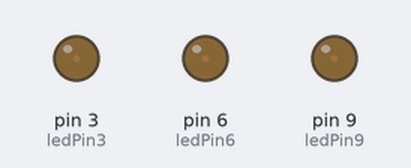
This sketch was run on a simulated Arduino Uno, built with avr-gcc and run on an emulated ATmega328P. Shown: output pins drawn as LEDs (lit = HIGH).

Above: at 0.1 s.
At 2.6 s:
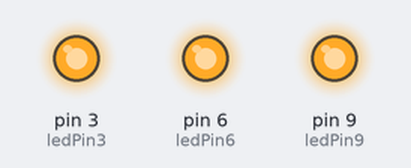
At 9.7 s:
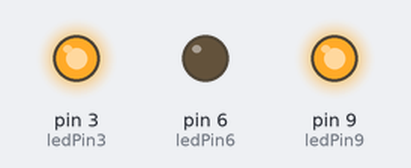
At 13.3 s:
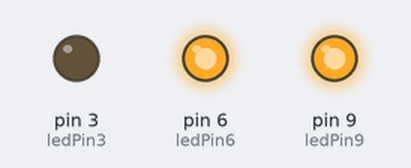
At 24.28 s:
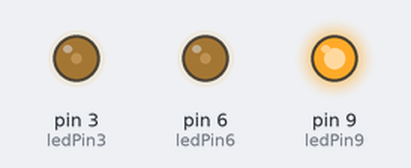
At 35.6 s:
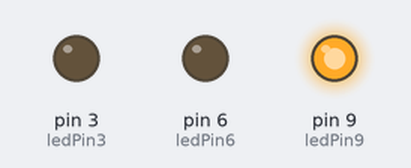
Timing chart, 0 to 40.0 s (numbered marks = the images above):
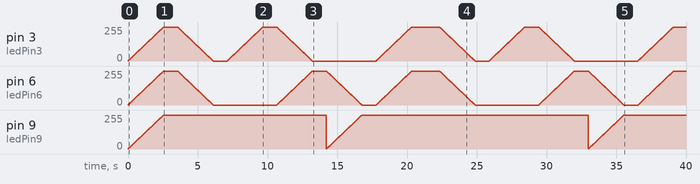

The sketch:

Mushrooms3.ino
```cpp
/*
 Fading for the mushroomlamp

 */

int ledPin3 = 3;
int ledPin6 = 6;
int ledPin9 = 9;    // LED connected to digital pin 9,6 and 3
int steps = 1;
int x = 0;
int y = 0;
int z = 0;

void setup() {
  do {
    pinMode (ledPin3, OUTPUT);
    pinMode (ledPin6, OUTPUT);
    pinMode (ledPin9, OUTPUT);
    x = x + steps;
    analogWrite (ledPin3, x);
    analogWrite (ledPin6, x);
    analogWrite (ledPin9, x);
    delay (10);
  }
  while (x!=255);
}

void loop() {
  x = 255;
  y = 255;
  delay (1000);

  do {
    x = x - steps;
    y = y - steps;
    analogWrite (ledPin3, x);
    analogWrite (ledPin6, y);
    delay (10);
  }
  while (x!=0 && y!=0);
  delay (1000);
  x = 0;
  y = 0;
   /* 3 = 0
     * 6 = 0
     * 9 = 255
     */

  do {
    x = x - steps;
    y = y + steps;
    analogWrite (ledPin9, x);
    analogWrite (ledPin3, y);
    delay (10);

  }
  while (x!=0 && y!=255);
  delay (1000);
  x = 0;
  y = 255;
  /* 3 = 255
     * 6 = 0
     * 9 = 0
     */

  do {
    x = x + steps;
    y = y - steps;
    analogWrite (ledPin6, x);
    analogWrite (ledPin3, y);
    delay (10);

  }
  while (x!=255 && y!=0);
  delay (1000);
  x = 255;
  y = 0;
   /* 3 = 0
     * 6 = 255
     * 9 = 0
     */

  do {
    x = x - steps;
    y = y + steps;
    analogWrite (ledPin6, x);
    analogWrite (ledPin9, y);
    delay (10);
  }
  while (x!=0 && y!=255);
   x = 0;
   y = 255;
  delay (1000);
  /* 3 = 0
   * 6 = 0
   * 9 = 255
   */

do {
  x = x + steps;
  y = y + steps;
  analogWrite(ledPin3, x);
  analogWrite(ledPin6, y);
  delay (10);
}
  while (x!=255 && y!=255);
  x = 255;
  y = 255;
  delay (1000);
  /* 3 = 255
   * 6 = 255
   * 9 =255
   */
}
```

Measured:
- by itself, pin 9 (ledPin9): ramps from 1/255 to 255/255 and jumps back, once every 18.8 s
